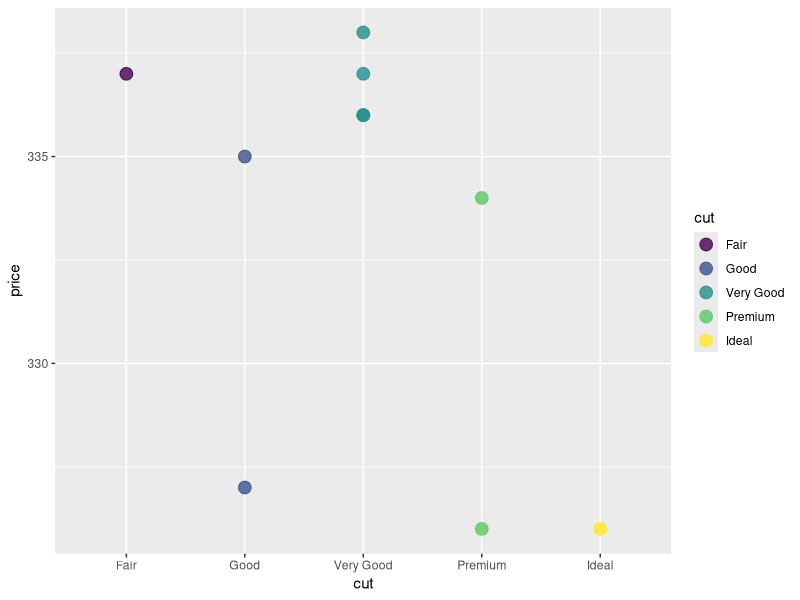
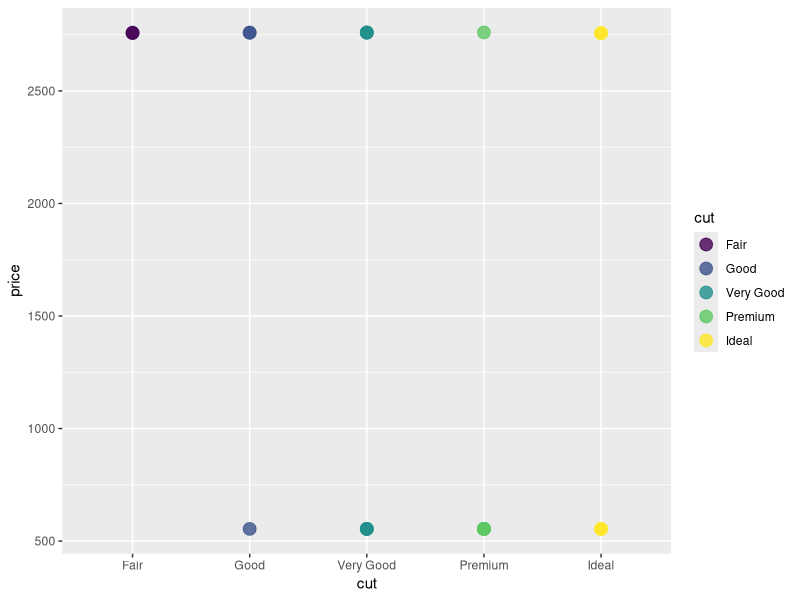
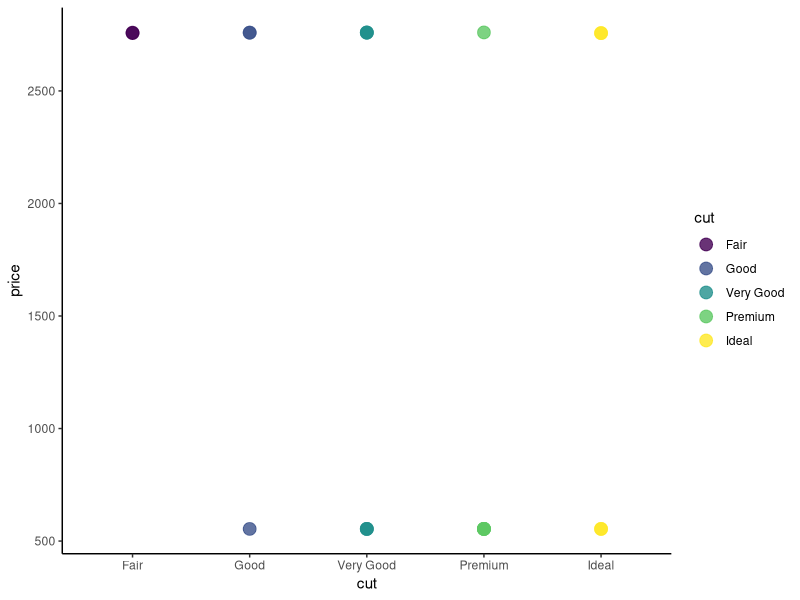
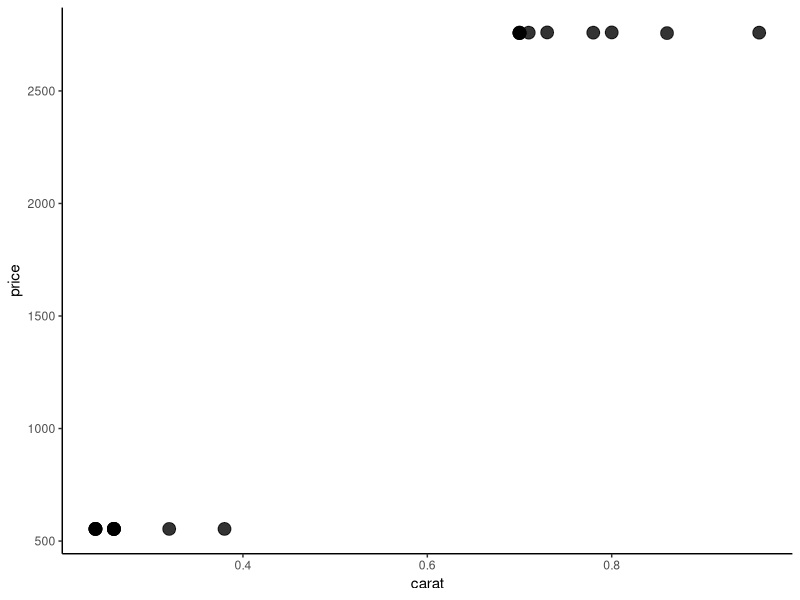
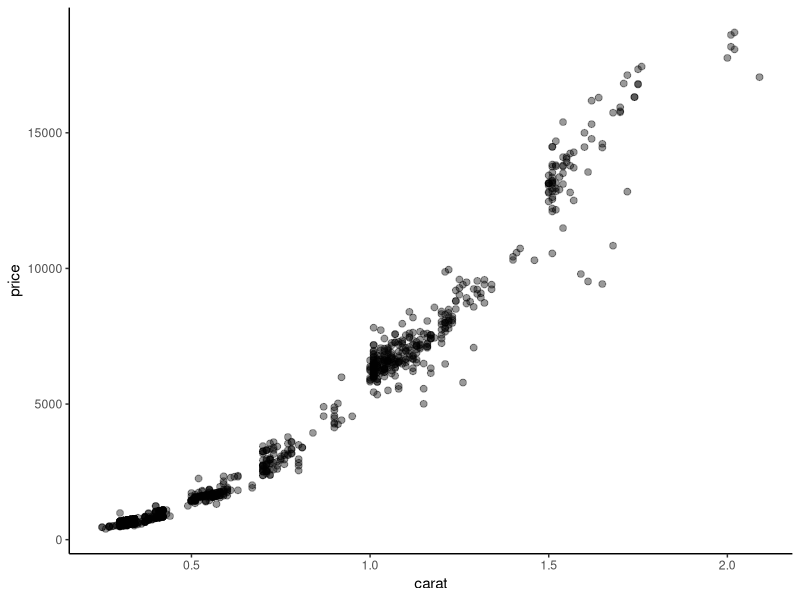

Recreate these plots in R, in order.
## ---- chunk 1

#To read some pieces of code that other people have already written, we can borrow those codebooks from the R library. 

#Here, we borrow some instructions for making plots, which also includes the sample dataset called 'diamonds', by calling up the code using the 'library' function:  
library(ggplot2)

#This is like checking out a codebook from the library - you get to keep it at hand as long as you're working in this space.

#The 'head' command in bash has the same name in R, but it is a function too: 
head(diamonds)

#To change the number of rows displayed, it looks like this: 
head(diamonds, n=10)

#We also talked about how the function nrow() works just like the bash command (word count) that tells us how many lines are in a file: wc -l
nrow(diamonds)
## ---- chunk 2

#This is an example of some student code where they were looking for all the "Good" diamonds: pretty close! 
diamonds[grep("Good",diamonds)]

#Putting results in a variable is good practice if we want to us them later. 

# Use the '<-' combined symbol to "stuff" your code result from the right side into the variable on the left side. You can name the variable whatever you want! We named it 'stud' here: 
stud <- diamonds[grep("Good",diamonds)]

#Let us make a few modifications. 
#First, let's specify that we are looking in rows with a comma after the grep command
#Then let's grep for the pattern in the "cut" column only. 

#To use column information inside the function, we can use SYNTAX like this:
#diamonds$cut. That calls the column "by its name". 

stud2 <- diamonds[grep("Good",diamonds$cut),]
stud2

#Here is a student example of "subsetting" a dataset. 
#This can be a good idea to figure out how the commands work by using smaller datasets.
diamonds[1:10, c("cut","price")] -> dia
dia

#The student code works, but the more typical way to write this is in R is to put the variable name first and the instructions second: 

dia2 <- diamonds[1:10, c("cut", "price")]
dia2


#Much like the 'MATCH' function in excel, the grep function in R returns the index of the matches. 
#Consider this grep function, which searches for the word 'Premium' in the dataframe 'dia2'. Where does it say the matches are? 
matches <- grep("Premium", dia2$cut)
matches

#You should see all of the row numbers returned. So how do we get the information in the rows returned, instead of just which rows have a match? 

#We might try to just use the returned indexes to grab rows: 
dia2[matches,]

#That works! 

#You could also try using the combine function we saw earlier, because we got more than one row number back: 
dia2[c(matches),]

#That works too!

#Finally, let's see if we can stuff the function inside the dataframe to select the right rows, alll in one line of code: 
dia2[grep("Premium", dia2$cut), ]

#I hope you can see that there are LOTS of ways to do things 'right', not just LOTS of ways to get it a little wrong. 

#Another version of grep that students have tried is 'grepl', which returns something called a boolean. 

#Booleans are either 'TRUE' or 'FALSE' for each of the data items surveyed. 

#This could be useful, let's save that list of values in a variable and try some of the same steps as above. 

stud3 <- grepl("Premium", dia2$cut)
stud3
dia2[stud3,]

#Ah! Both booleans from grepl and indexes from grep work!

#Now, I told you the fun part was plotting. How do we? Try this code: 

ggplot(data = dia, aes(x = cut, y = price, color = cut)) +
  geom_point(alpha = 0.8, size =4)

#You'll notice we need to call out plotting function ggplot(). 

#The function needs a dataset (dia), and the variables to use get packaged into the 'aes()' function (aes = aesthetics; how modern!).

#The handy part of ggplot is that we can add-on instructions with extra functions using the '+' sign - kinda like buying upgrades, but free! 

#Here, we add-on upgrades to our datapoints using the function 'geom_point()' and give it a new color opacity using 'alpha' and a new point size using 'size'. Try to change some values and see what happens!  

#For the TASKS, I've created a subset of diamonds called diatask with this command: 

diatask <- diamonds[80:100, c(2,7)]
#print(diatask, n = 20) 

## ---- chunk 3
head(diatask)
# cut describes the quality of the diamonds cut
# price is the cost of the diamond in US dollars
## ---- chunk 4
head(diatask, n = nrow(diatask))
## ---- chunk 5
diatask[diatask$price < 750, ]
## ---- chunk 6
# There are 6 Premium and 4 Ideal diamonds, so I expect 10 rows.
# Select the Premium diamonds
premium <- diatask[grep("Premium", diatask$cut), ]

# Select the Ideal diamonds
ideal <- diatask[grep("Ideal", diatask$cut), ]

# Combine both groups into one dataframe
sparkles <- rbind(premium, ideal)

# Display the result
sparkles
# The result contains 10 rows, which matches the expected count.
## ---- chunk 7
ggplot(data = diatask, aes(x = cut, y = price, color = cut)) +
  geom_point(alpha = 0.8, size = 4)
## ---- chunk 8
# Use theme_classic() to remove the gridlines.
ggplot(data = diatask, aes(x = cut, y = price, color = cut)) +
  geom_point(alpha = 0.8, size = 4) +
  theme_classic()
## ---- chunk 9
diasize <- diamonds[80:100, c(1, 2, 7)]
head(diasize)
## ---- chunk 10
ggplot(data = diasize, aes(x = carat, y = price)) +
  geom_point(alpha = 0.8, size = 4) +
  theme_classic()
## ---- chunk 11
## Write your answer as a comment here
# both datasets have only 21 diamonds from rows 80-100 which is a small, nonrandom subset that may not represet the entire dataset. the prices fall into two narrow groups that leave many of the prices unrepresented. other characteristics, such as the color and clarity of the diamond, are not adequately accounted for. hence, the plots do not provide enough information on how both the cut and the carat independent relate to price. 
## ---- chunk 12
# Select diamonds from the full dataset with the same cut, color, and clarity.
diacompare <- diamonds[
  diamonds$cut == "Ideal" &
  diamonds$color == "G" &
  diamonds$clarity == "VS2",
]

# Check how many diamonds meet these conditions.
nrow(diacompare)

# Examine the relationship between carat and price.
ggplot(data = diacompare, aes(x = carat, y = price)) +
  geom_point(alpha = 0.4, size = 2) +
  theme_classic()
